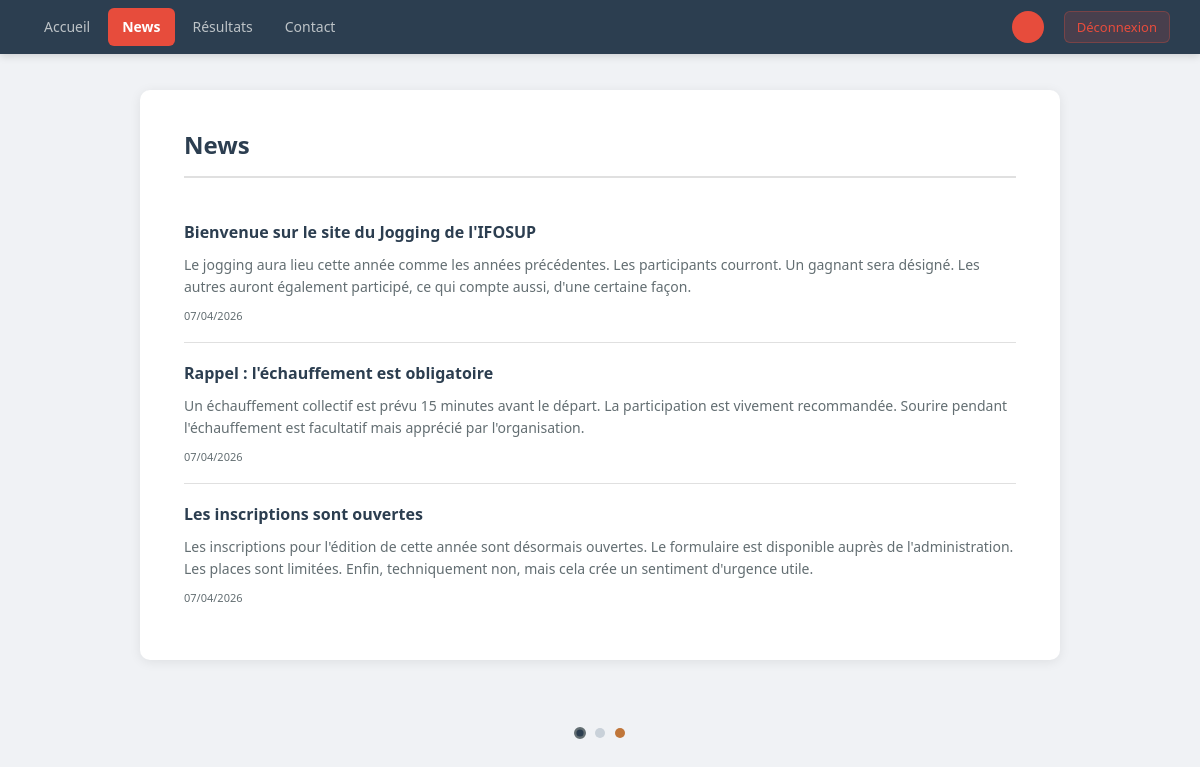
/index.php?page=news (signed in), run on the app's committed database.
### tables this page shows
CREATE TABLE IF NOT EXISTS news (
    NewID      INT          AUTO_INCREMENT PRIMARY KEY,
    NewTitre   VARCHAR(255) NOT NULL,
    NewContenu TEXT         NOT NULL,
    NewTone    VARCHAR(20)  NOT NULL DEFAULT 'officiel',
    NewDate    TIMESTAMP    DEFAULT CURRENT_TIMESTAMP
);

### pages/news.php (the view)
<?php
include('config/connexion.php');
$theme = $_SESSION['theme'] ?? 'officiel';
$req = $pdo->prepare('SELECT * FROM news WHERE NewTone = ? ORDER BY NewDate DESC');
$req->execute([$theme]);
?>
<h1><?= $theme === 'dark' ? 'News.' : ($theme === 'innojp' ? 'Ce qui se passe. Dans la vie, quoi.' : 'News') ?></h1>
<?php if ($req->rowCount() === 0): ?>
    <p><?= $theme === 'dark' ? 'Rien à signaler. C\'est peut-être mieux ainsi.' : 'Aucune news pour le moment.' ?></p>
<?php else: ?>
    <?php while ($ligne = $req->fetch()): ?>
        <div class="news-item">
            <h3><?= htmlspecialchars($ligne['NewTitre']) ?></h3>
            <p><?= nl2br(htmlspecialchars($ligne['NewContenu'])) ?></p>
            <?php if (!empty($ligne['NewDate'])): ?>
                <small style="color:var(--texte-doux); font-size:11px; margin-top:8px; display:block;">
                    <?= date('d/m/Y', strtotime($ligne['NewDate'])) ?>
                </small>
            <?php endif; ?>
        </div>
    <?php endwhile; ?>
<?php endif; ?>

### css/style.css (style rules this page uses)
:root { --primaire: #2c3e50; --primaire-hover: #34495e; --accent: #e74c3c; --accent-hover: #c0392b; --or: #f39c12; --argent: #95a5a6; --bronze: #cd7f32; --fond-page: #f0f2f5; --fond-carte: #ffffff; --fond-hover-row: #f8f9fa; --texte: #2d3436; --texte-doux: #636e72; --bordure: #e0e0e0; --ombre: 0 2px 12px rgba(0, 0, 0, 0.08); --ombre-nav: 0 2px 8px rgba(0, 0, 0, 0.15); --succes-fond: #eafaf1; --succes-texte: #1e8449; --erreur-fond: #fdf2f2; --erreur-texte: #c0392b; --largeur-max: 920px; --rayon: 6px; --rayon-lg: 10px; --transition: 0.2s ease; }
*, *::before, *::after { box-sizing: border-box; margin: 0; padding: 0; }
body { font-family: 'Segoe UI', Arial, sans-serif; background: var(--fond-page); color: var(--texte); line-height: 1.6; min-height: 100vh; }
h1 { color: var(--primaire); font-size: 24px; font-weight: 700; margin-bottom: 24px; padding-bottom: 12px; border-bottom: 2px solid var(--bordure); }
p { color: var(--texte-doux); margin-bottom: 12px; }
.news-item { padding: 18px 0; border-bottom: 1px solid var(--bordure); }
.news-item:last-child { border-bottom: none; }
.news-item h3 { color: var(--primaire); font-size: 16px; margin-bottom: 8px; }
.news-item p { font-size: 14px; color: var(--texte-doux); margin: 0; }

### data on the page
news: NewTitre "Bienvenue sur le site du Jogging de l'IFOSUP", NewContenu "Le jogging aura lieu cette année comme les années précédentes. Les participants courront. Un gagnant sera désigné. Les autres auront également participé, ce qui compte aussi, d'une certaine façon.", NewDate "07/04/2026"
news: NewTitre "Rappel : l'échauffement est obligatoire", NewContenu "Un échauffement collectif est prévu 15 minutes avant le départ. La participation est vivement recommandée. Sourire pendant l'échauffement est facultatif mais apprécié par l'organisation.", NewDate "07/04/2026"
news: NewTitre "Les inscriptions sont ouvertes", NewContenu "Les inscriptions pour l'édition de cette année sont désormais ouvertes. Le formulaire est disponible auprès de l'administration. Les places sont limitées. Enfin, techniquement non, mais cela crée un sentiment d'urgence utile.", NewDate "07/04/2026"
